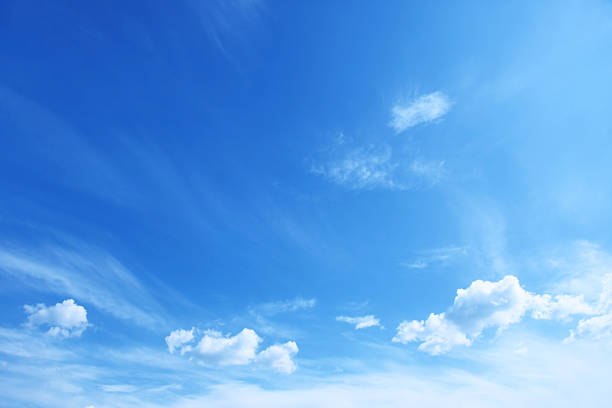
#> input picture 861/pic_verification/data/pic01.jpeg, 612 x 408 px; its folder holds 4 pictures in this run
$ python pic_analysis.py
#> lines starting #> are read from the running program, lines starting #| are printed output that depends on the picture
import pandas as pd
import imageio, glob, os, re
import numpy as np
from sklearn.mixture import GaussianMixture as gmm
import matplotlib.pyplot as plt
from sklearn import preprocessing


'''
install package: imageio
pip3.8 install imageio
'''

def get_rgb(file_path):
    '''
    imimage_process = imimage/255

    if you print imimage_process now, it gives you

[[[0.08627451 0.29803922 0.72156863]
  [0.08627451 0.29803922 0.72156863]
  [0.08627451 0.29803922 0.72156863]
  ...
  [0.38823529 0.70588235 0.96078431]
  [0.38431373 0.70196078 0.95686275]
  [0.38039216 0.69803922 0.95294118]]


 [[0.08627451 0.29803922 0.72156863]
  [0.08627451 0.29803922 0.72156863]
  [0.08627451 0.29803922 0.72156863]
  ...
  [0.41176471 0.7254902  0.97254902]
  [0.40784314 0.72156863 0.96862745]
  [0.40392157 0.71764706 0.96470588]]

 ...

 [[0.42745098 0.6627451  0.89803922]
  [0.43137255 0.66666667 0.90196078]
  [0.43529412 0.67058824 0.90588235]
  ...
  [0.80392157 0.90588235 0.99607843]
  [0.80392157 0.90588235 0.99607843]
  [0.80392157 0.90588235 0.99607843]]]


    if you print the shape for each pic's matrix,

    (407, 612, 3)   # pic1
    (408, 612, 3)   # pic2
    (408, 612, 3)   # pic3

    if you print imimage_process[0] you will get the first block:
    [[[0.08627451 0.29803922 0.72156863]
      [0.08627451 0.29803922 0.72156863]
      [0.08627451 0.29803922 0.72156863]
      ...
      [0.38823529 0.70588235 0.96078431]
      [0.38431373 0.70196078 0.95686275]
      [0.38039216 0.69803922 0.95294118]]

    Then, imimage_process.sum(axis = 0) will add rows together to one row.
    It is like this, row 1 + row2 + row3 + ...
    [0.08627451 0.29803922 0.72156863] + [0.08627451 0.29803922 0.72156863] + ...

    So we end up with one row with three columns (R, G, B)
    This behavior only aggregate these 612 subrows in (407, 612, 3)   # pic1,
    Notice, this picture has 407 rows, and each rows has 612 subrows,
    so we have to add these rows again, that is why we have two .sum(axis = 0)

    It would be: imimage_process = imimage_process.sum(axis = 0).sum(axis = 0)
    Now, imimage_process for this picture ends up with one row and 3 columns.
    But the value of each column is a aggregate num rather a fraction.
    Since we have compress two dimension in to one, to get a fraction, we need
    to divid it by the product of len(horizontal) and len(vertical)

    It would be more reasonable if we take a look at this example:

    a = [[[1   2   3]
          [1   1   1]
          [1   2   2]]
         [[1   2   3]
          [1   1   1]
          [1   2   2]]
     if we do a.sum(axis = 0), we would have two rows and three columns because
    [1   2   3]     [1   2   3]
    [1   1   1]  +  [1   1   1]
    [1   2   2]     [1   2   2]

    numpy do this:
    [1   2   3]  +  [1   2   3] = [2   4   6]
    [1   1   1]  +  [1   1   1] = [2   2   2]
    [1   2   2]  +  [1   2   2] = [2   4   4]

    so we end up with
    a = [[2 4 6]
         [2 2 2]
         [2 4 4]]

    Then we do sum again, we would have
    a = [6, 10, 12]

    to make each element a fraction, we need to divid each value by there
    orginial dimension, then we end up with three percentage number.
    notice, a.shape = (2, 3, 3)
    2 : we have two sub matrix,
    3 : in each matrix, we have three rows
    3 : in each row, we have three element. (or the matrix has three columns)

    so we divid each element in a = [6, 10, 12] by 2*3 = 6
    a = [6/6]


    imimage_process = imimage_process.sum(axis = 0).sum(axis = 0)/imimage_process.shape[0]*imimage_process.shape[1]


    if you
    '''
#> called with file_path = '861/pic_verification/data/pic01.jpeg'


    ### pilmode: each element contains 3 numbers representing Red, Green, Blue.
    ### each color from 0 to 255 (2^8) (it is 8 binary number, e.g. 10010101)
    imimage = imageio.imread(file_path, pilmode = 'RGB')
#> imimage is the input picture: shape (408, 612, 3); mean R, G, B 92.7, 159.3, 230.1
    #print(imimage)

    ### normalized the data
    ### since each from 0 to 255, to get a fraction from 0 to 1,
    imimage_process = imimage/255
    ### denominators: # of col times # of row = the size (total number)
    imimage_process = imimage_process.sum(axis = 0).sum(axis = 0)/imimage_process.shape[0]*imimage_process.shape[1]
#> imimage_process = [136202.8, 233951.4, 337967.7]
    ##                              R               G               B
    ### before normalization: [136202.83529412 233951.60588235 337967.68235294]

    ### normalization vector
    imimage_process = imimage_process/np.linalg.norm(imimage_process, ord = None)
#> imimage_process = [0.315, 0.54, 0.78]
    ##                           R           G           B
    ### after normalization:[0.31454134 0.54027841 0.78048894]

    return imimage_process


if __name__ == '__main__':
    # go through each pictures
    # one_file stands for the file path
    df_list = []
    ## notice, glob may not go through with order, i.e., pic1, pic2,.. it will be pic3, pic5, pic1, ...
    for one_file in glob.glob(os.path.join(os.getcwd(), 'data', '*.jpeg')):
        image_one = get_rgb(one_file).tolist()
#> image_one = [0.315, 0.54, 0.78]
        file_name = re.compile(r'data/(.*?)\.jpeg').findall(one_file)[0]
        ## Notice, image_one is a list, so you must append file name to image_one first
        image_one.append(file_name)
        df_list.append(image_one)


    df = pd.DataFrame(df_list, columns = ['R', 'G', 'B', 'name'])
    #print(df)


    x1 = df.iloc[:, 0].values
    x2 = df.iloc[:, 1].values
    x3 = df.iloc[:, 2].values

    # [13 lines of commented-out code are left out]

    gmm_data = df.iloc[:, 0:3].values
    ## use sklearn method to normalize
    gmm_data = preprocessing.normalize(gmm_data)
    machine = gmm(n_components=4)
    machine.fit(gmm_data)
    gmm_result = machine.predict(gmm_data)
    #print(gmm_result)

    plt.scatter(x1,x2,c = gmm_result)
    plt.savefig('gmm_result.png')
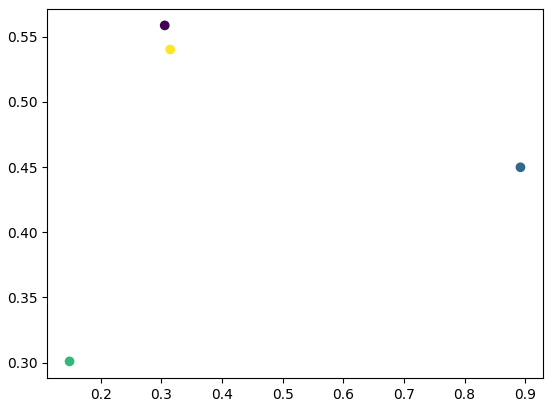
#> figure drawn by matplotlib, 1 panel
    df['gmm_result'] = gmm_result
    #print(df)


    #sort the value
    df = df.sort_values(by=['name'])
    print(df)
